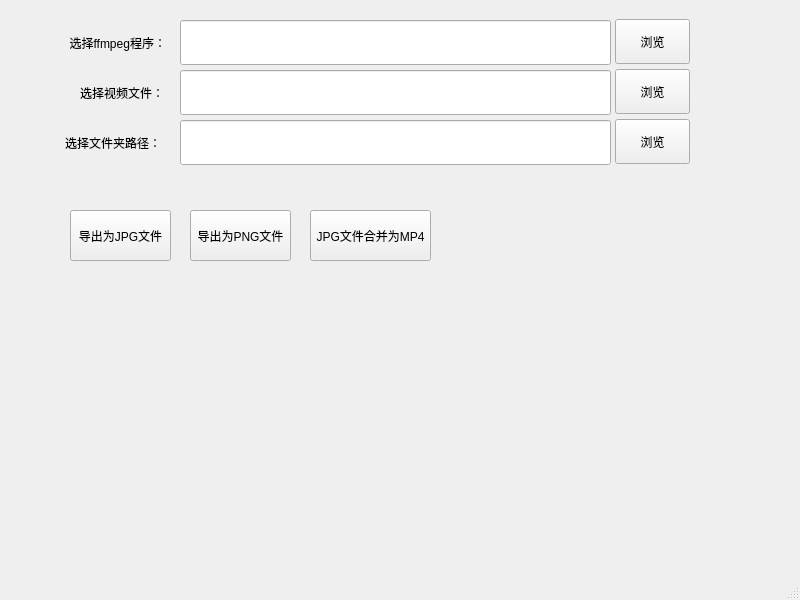
<?xml version="1.0" encoding="UTF-8"?>
<ui version="4.0">
 <class>MainWindow</class>
 <widget class="QMainWindow" name="MainWindow">
  <property name="geometry">
   <rect>
    <x>0</x>
    <y>0</y>
    <width>800</width>
    <height>600</height>
   </rect>
  </property>
  <property name="windowTitle">
   <string>MainWindow</string>
  </property>
  <property name="windowIcon">
   <iconset>
    <normaloff>icon (1).png</normaloff>icon (1).png</iconset>
  </property>
  <widget class="QWidget" name="centralwidget">
   <widget class="QLineEdit" name="ffmpegPath">
    <property name="geometry">
     <rect>
      <x>180</x>
      <y>20</y>
      <width>431</width>
      <height>45</height>
     </rect>
    </property>
   </widget>
   <widget class="QLabel" name="label_1">
    <property name="geometry">
     <rect>
      <x>70</x>
      <y>20</y>
      <width>96</width>
      <height>45</height>
     </rect>
    </property>
    <property name="text">
     <string>选择ffmpeg程序：</string>
    </property>
    <property name="alignment">
     <set>Qt::AlignRight|Qt::AlignTrailing|Qt::AlignVCenter</set>
    </property>
   </widget>
   <widget class="QPushButton" name="BrowseButton_1">
    <property name="geometry">
     <rect>
      <x>615</x>
      <y>19</y>
      <width>75</width>
      <height>45</height>
     </rect>
    </property>
    <property name="text">
     <string>浏览</string>
    </property>
   </widget>
   <widget class="QLineEdit" name="OutPutPath">
    <property name="geometry">
     <rect>
      <x>180</x>
      <y>120</y>
      <width>431</width>
      <height>45</height>
     </rect>
    </property>
   </widget>
   <widget class="QPushButton" name="BrowseButton_3">
    <property name="geometry">
     <rect>
      <x>615</x>
      <y>119</y>
      <width>75</width>
      <height>45</height>
     </rect>
    </property>
    <property name="text">
     <string>浏览</string>
    </property>
   </widget>
   <widget class="QLabel" name="label_3">
    <property name="geometry">
     <rect>
      <x>60</x>
      <y>120</y>
      <width>101</width>
      <height>45</height>
     </rect>
    </property>
    <property name="text">
     <string>选择文件夹路径：</string>
    </property>
    <property name="alignment">
     <set>Qt::AlignRight|Qt::AlignTrailing|Qt::AlignVCenter</set>
    </property>
   </widget>
   <widget class="QPushButton" name="JPGButton">
    <property name="geometry">
     <rect>
      <x>70</x>
      <y>210</y>
      <width>101</width>
      <height>51</height>
     </rect>
    </property>
    <property name="text">
     <string>导出为JPG文件</string>
    </property>
   </widget>
   <widget class="QPushButton" name="PNGButton">
    <property name="geometry">
     <rect>
      <x>190</x>
      <y>210</y>
      <width>101</width>
      <height>51</height>
     </rect>
    </property>
    <property name="text">
     <string>导出为PNG文件</string>
    </property>
   </widget>
   <widget class="QPushButton" name="JPG2MP4">
    <property name="geometry">
     <rect>
      <x>310</x>
      <y>210</y>
      <width>121</width>
      <height>51</height>
     </rect>
    </property>
    <property name="text">
     <string>JPG文件合并为MP4</string>
    </property>
   </widget>
   <widget class="QLineEdit" name="VideoPath">
    <property name="geometry">
     <rect>
      <x>180</x>
      <y>70</y>
      <width>431</width>
      <height>45</height>
     </rect>
    </property>
   </widget>
   <widget class="QPushButton" name="BrowseButton_2">
    <property name="geometry">
     <rect>
      <x>615</x>
      <y>69</y>
      <width>75</width>
      <height>45</height>
     </rect>
    </property>
    <property name="text">
     <string>浏览</string>
    </property>
   </widget>
   <widget class="QLabel" name="label_2">
    <property name="geometry">
     <rect>
      <x>80</x>
      <y>70</y>
      <width>84</width>
      <height>45</height>
     </rect>
    </property>
    <property name="layoutDirection">
     <enum>Qt::RightToLeft</enum>
    </property>
    <property name="text">
     <string>选择视频文件：</string>
    </property>
    <property name="alignment">
     <set>Qt::AlignRight|Qt::AlignTrailing|Qt::AlignVCenter</set>
    </property>
   </widget>
  </widget>
  <widget class="QMenuBar" name="menubar">
   <property name="geometry">
    <rect>
     <x>0</x>
     <y>0</y>
     <width>800</width>
     <height>23</height>
    </rect>
   </property>
  </widget>
  <widget class="QStatusBar" name="statusBar"/>
 </widget>
 <resources/>
 <connections/>
</ui>
